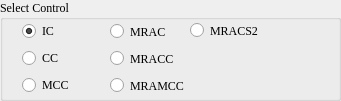
   <widget class="QGroupBox" name="groupBox_13">
    <property name="geometry">
     <rect>
      <x>1010</x>
      <y>330</y>
      <width>341</width>
      <height>101</height>
     </rect>
    </property>
    <property name="font">
     <font>
      <family>Times New Roman</family>
     </font>
    </property>
    <property name="title">
     <string>Select Control</string>
    </property>
    <widget class="QRadioButton" name="radioButton_adaptiveCon_2">
     <property name="geometry">
      <rect>
       <x>190</x>
       <y>20</y>
       <width>79</width>
       <height>21</height>
      </rect>
     </property>
     <property name="text">
      <string>MRACS2</string>
     </property>
    </widget>
    <widget class="QRadioButton" name="radioButton_adaContouringCon">
     <property name="geometry">
      <rect>
       <x>110</x>
       <y>48</y>
       <width>69</width>
       <height>21</height>
      </rect>
     </property>
     <property name="text">
      <string>MRACC</string>
     </property>
    </widget>
    <widget class="QRadioButton" name="radioButton_ContouringCon">
     <property name="geometry">
      <rect>
       <x>22</x>
       <y>48</y>
       <width>41</width>
       <height>20</height>
      </rect>
     </property>
     <property name="font">
      <font>
       <family>Times New Roman</family>
      </font>
     </property>
     <property name="text">
      <string>CC</string>
     </property>
    </widget>
    <widget class="QRadioButton" name="radioButton_IndependentCon">
     <property name="geometry">
      <rect>
       <x>22</x>
       <y>21</y>
       <width>37</width>
       <height>20</height>
      </rect>
     </property>
     <property name="font">
      <font>
       <family>Times New Roman</family>
      </font>
     </property>
     <property name="text">
      <string>IC</string>
     </property>
     <property name="checked">
      <bool>true</bool>
     </property>
    </widget>
    <widget class="QRadioButton" name="radioButton_adaptiveCon">
     <property name="geometry">
      <rect>
       <x>110</x>
       <y>21</y>
       <width>61</width>
       <height>21</height>
      </rect>
     </property>
     <property name="text">
      <string>MRAC</string>
     </property>
    </widget>
    <widget class="QRadioButton" name="radioButton_modContouringCon">
     <property name="geometry">
      <rect>
       <x>22</x>
       <y>75</y>
       <width>52</width>
       <height>20</height>
      </rect>
     </property>
     <property name="font">
      <font>
       <family>Times New Roman</family>
      </font>
     </property>
     <property name="text">
      <string>MCC</string>
     </property>
    </widget>
    <widget class="QRadioButton" name="radioButton_adamodContouringCon">
     <property name="geometry">
      <rect>
       <x>110</x>
       <y>75</y>
       <width>79</width>
       <height>21</height>
      </rect>
     </property>
     <property name="text">
      <string>MRAMCC</string>
     </property>
    </widget>
   </widget>
